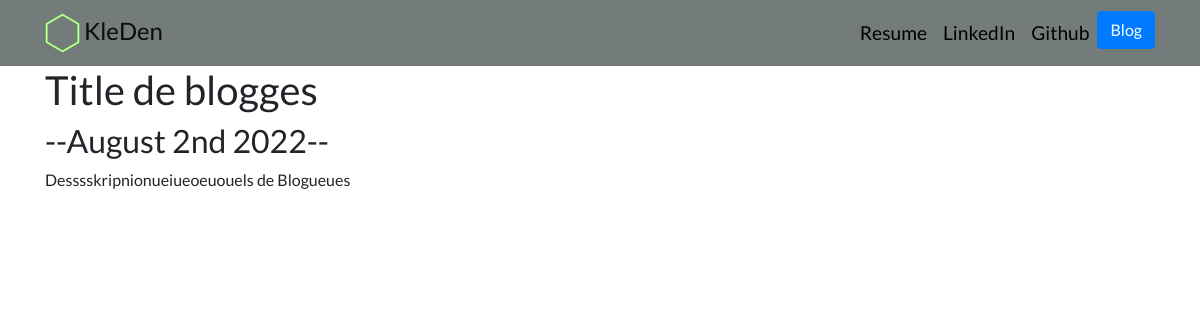
Page /blog/8/ on the committed database.
### blog/models.py (models this page shows, shortened)
class Blog(models.Model):
    title = models.CharField(max_length=200)
    description = models.TextField()
    date = models.DateField()

### blog/views.py (the view)
# urls.py: path('<int:blog_id>/', views.detail, name="detail"),
def detail(request, blog_id):
    blog = get_object_or_404(Blog, pk=blog_id)
    return render(request, "blog/detail.html", {"blog":blog})

### blog/templates/blog/detail.html
{% extends 'portfolio/base.html' %}
{% block content %}
<h1>{{ blog.title }}</h1>
<h2>{{ blog.date|date:"--F jS Y--"}}</h2>
{{ blog.description|safe }}
{% endblock %}

### portfolio/static/portfolio/custom.css (style rules this page uses)
body { font-family: 'Lato', sans-serif; }

### rows in the picture
Blog: title "Title de blogges", date "--August 2nd 2022--", description "Desssskripnionueiueoeuouels de Blogueues"
